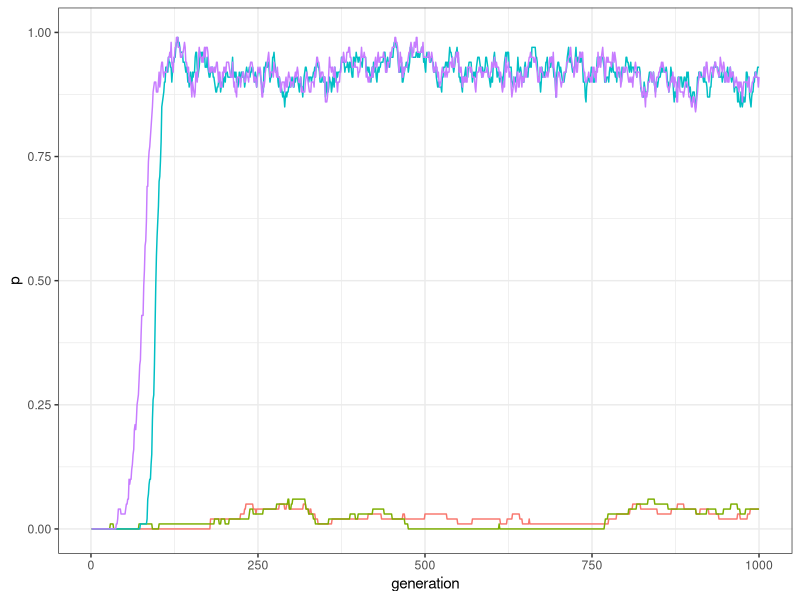
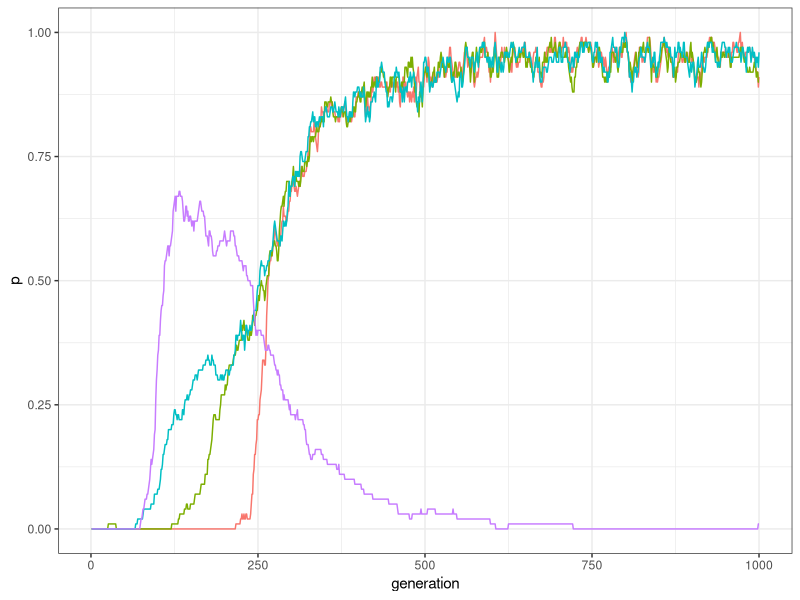
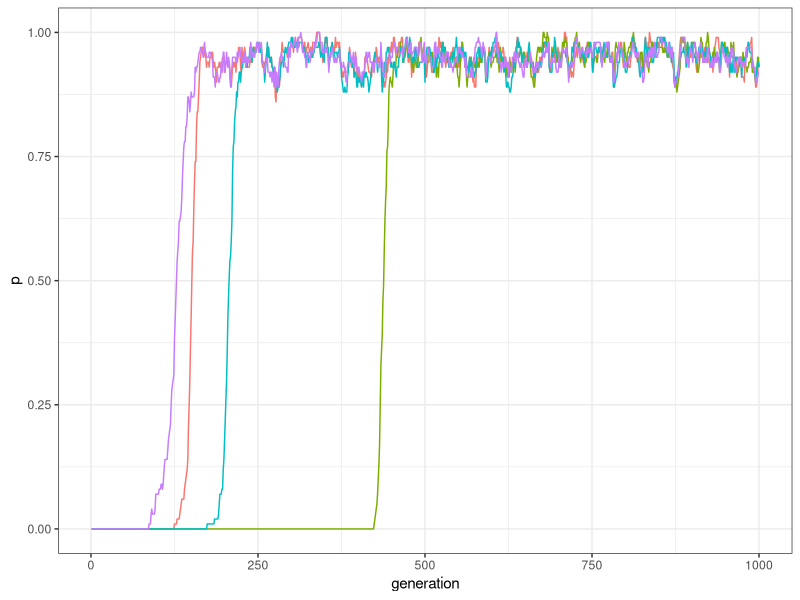
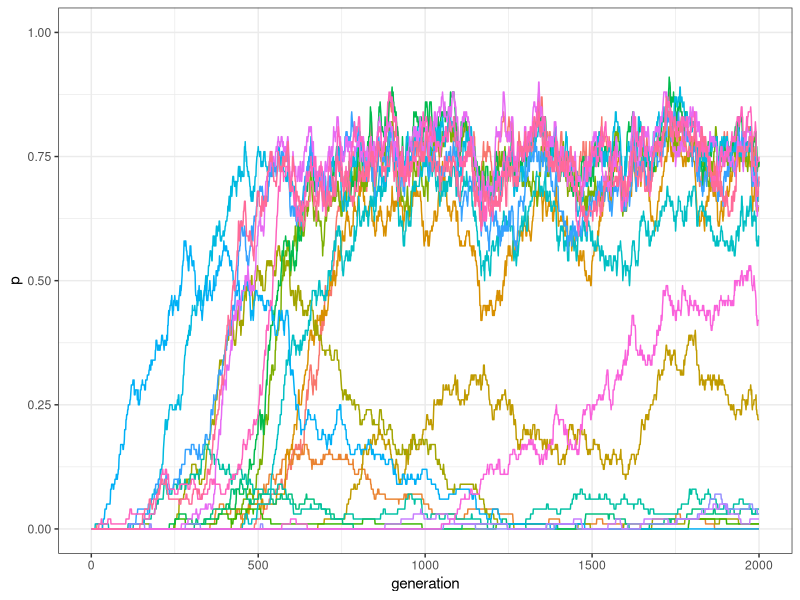
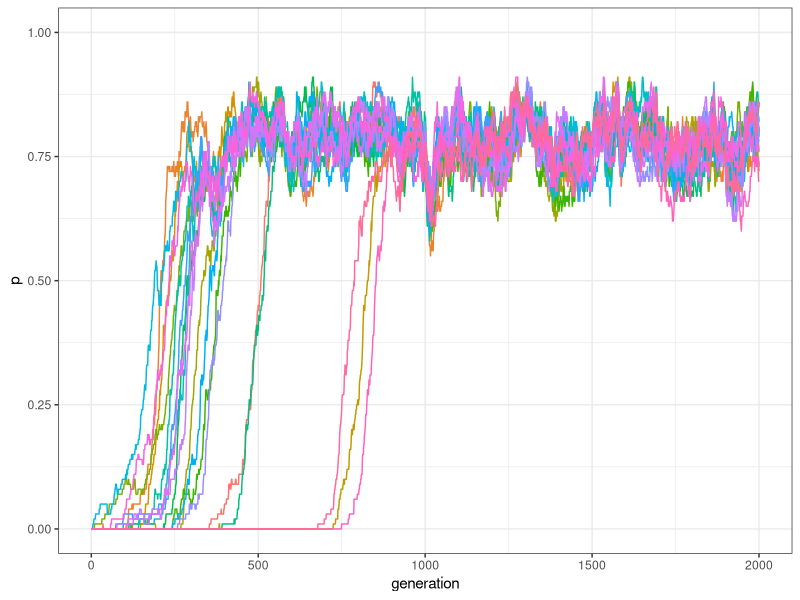
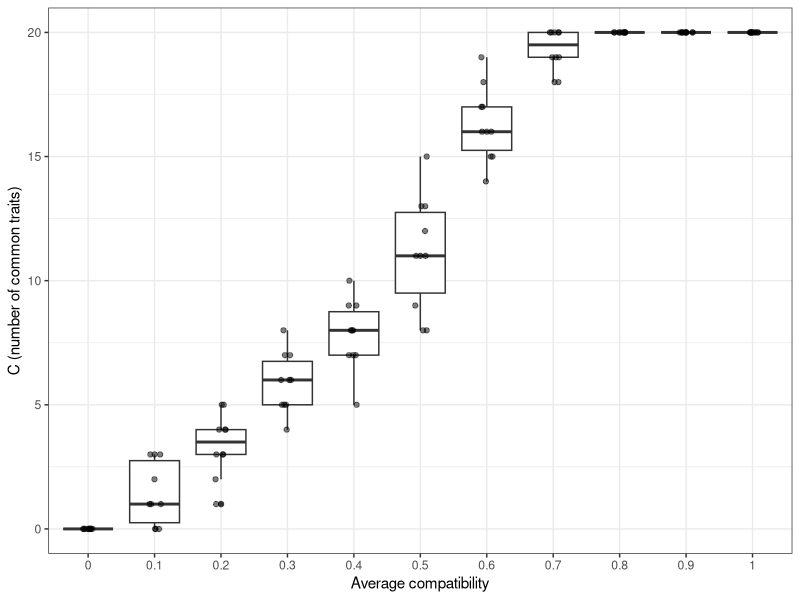

The R source for these figures, in order:
## ---- chunk 1
library(tidyverse)
my_world <- matrix(c(1,1,-1,-1,1,1,-1,-1,-1,-1,1,1,-1,-1,1,1), nrow = 4, ncol = 4)
my_world
## ---- chunk 2
traits_inter_dependence <- function(N, t_max, k, mu, p_death, world){
  output <- tibble(trait = rep(c("A","B","C","D"), each = t_max), 
                   generation = rep(1:t_max, 4), 
                   p = as.numeric(rep(NA, t_max * 4)))    
  
  population <- matrix(0, ncol = 4, nrow = N)
  
  output[output$generation == 1 ,]$p <- colSums(population) / N
  
  for(t in 2:t_max){
    
    # Innovations
    innovators <- sample(c(TRUE, FALSE), N, prob = c(mu, 1 - mu), replace = TRUE) 
    innovations <- sample(1:4, sum(innovators), replace = TRUE)
    population[cbind(which(innovators == TRUE), innovations)] <- 1
    
    # Copying
    demonstrators <- sample(1:N, replace = TRUE)
    demonstrators_traits <- sample(1:4, N, replace = TRUE)
    
    for(i in 1:N){
      if(population[demonstrators[i], demonstrators_traits[i]]){
        compatibility_score <- sum(world[demonstrators_traits[i], population[i, ] != 0])
        copy <- (1 / (1 + exp(-k*compatibility_score))) > runif(1)
        population[i,demonstrators_traits[i]] <- 1 * copy
      }
    }
    
    # Birth/death
    replace <- sample(c(TRUE, FALSE), N, prob = c(p_death, 1 - p_death), replace = TRUE)
    population[replace, ] <- 0
    
    # Output
    output[output$generation == t ,]$p <- colSums(population) / N
  }
  # Export data from function
  output
}
## ---- chunk 3
plot_multiple_traits <- function(data_model) {
  ggplot(data = data_model, aes(y = p, x = generation)) +
    geom_line(aes(colour = trait)) +
    ylim(c(0, 1)) +
    theme_bw() +
    theme(legend.position = "none")
}
## ---- chunk 4
my_world <- matrix(c(1,1,-1,-1,1,1,-1,-1,-1,-1,1,1,-1,-1,1,1), nrow = 4, ncol = 4)
data_model <- traits_inter_dependence(N = 100, t_max = 1000, k = 10, 
                                      mu = 0.0005, p_death = 0.01, world = my_world)
plot_multiple_traits(data_model)
## ---- chunk 5
data_model[data_model$generation==1000, ]
## ---- chunk 6
my_world <- matrix(c(1,1,1,-1, 1,1,1,-1,1,1,1,-1,-1,-1,-1,1), nrow = 4, ncol = 4)
data_model <- traits_inter_dependence(N = 100, t_max = 1000, k = 10, 
                                      mu = 0.0005, p_death = 0.01, world = my_world)
plot_multiple_traits(data_model)
## ---- chunk 7
my_world <- matrix(c(1,1,1,1,1,1,1,1,1,1,1,1,1,1,1,1), nrow = 4, ncol = 4)
data_model <- traits_inter_dependence(N = 100, t_max = 1000, k = 10, 
                                      mu = 0.0005, p_death = 0.01, world = my_world)
plot_multiple_traits(data_model)
## ---- chunk 8
M <- 7
gamma <- 0.5
my_world <- matrix( rep(1, M * M), nrow = M)
compatibilities <- sample(c(1, -1), choose(M, 2), prob = c(gamma, 1 - gamma), replace = TRUE) 
my_world[upper.tri(my_world)] <- compatibilities
my_world <- t(my_world)
my_world[upper.tri(my_world)] <- compatibilities
## ---- chunk 9
my_world
## ---- chunk 10
traits_inter_dependence_2 <- function(N, M, t_max, k, mu, p_death, gamma){
  output <- matrix(data = NA, nrow = t_max, ncol = M)
  
  # Initialise the traits' world
  world <- matrix( rep(1, M * M), nrow = M)
  compatibilities <- sample(c(1, -1), choose(M,2), prob = c(gamma, 1 - gamma), replace = TRUE) 
  world[upper.tri(world)] <- compatibilities
  world <- t(world)
  world[upper.tri(world)] <- compatibilities
  
  # Initialise the population
  population <- matrix(0, ncol = M, nrow = N)
  output[1, ] <- colSums(population) / N 
  
  for(t in 2:t_max){
    # Innovations
    innovators <- sample(c(TRUE, FALSE), N, prob = c(mu, 1 - mu), replace = TRUE) 
    innovations <- sample(1:M, sum(innovators), replace = TRUE)
    population[cbind(which(innovators == TRUE), innovations)] <- 1
    
    # Copying
    demonstrators <- sample(1:N, replace = TRUE)
    demonstrators_traits <- sample(1:M, N, replace = TRUE)

    for(i in 1:N){
      if(population[demonstrators[i], demonstrators_traits[i]]){
        compatibility_score <- sum(world[demonstrators_traits[i], which(population[i,]>0)])
        copy <- (1 / (1 + exp(-k*compatibility_score))) > runif(1)
        if(copy){
          population[i,demonstrators_traits[i]] <- 1
        }
      }
    }
    
    # Birth/death
    replace <- sample(c(TRUE, FALSE), N, prob = c(p_death, 1 - p_death), replace = TRUE)
    population[replace, ] <- 0
  
    # Write output
    output[t, ] <- colSums(population) / N
  }
  # Export data from function
  output
}  
## ---- chunk 11
plot_multiple_traits_matrix <- function(data_model) {
  generation <- rep(1:dim(data_model)[1], dim(data_model)[2])
  
  data_to_plot <- as_tibble(data_model) %>%
    gather( key = "trait", value = "p") %>%
    add_column(generation)
  
  ggplot(data = data_to_plot, aes(y = p, x = generation)) +
    geom_line(aes(colour = trait)) +
    ylim(c(0, 1)) +
    theme_bw() +
    theme(legend.position = "none")
}
## ---- chunk 12
data_model <- traits_inter_dependence_2(N = 100, M = 20, t_max = 2000, k = 10,
                                        mu = 0.001, p_death = 0.01, gamma = .5)
plot_multiple_traits_matrix(data_model)
## ---- chunk 13
data_model <- traits_inter_dependence_2(N = 100, M = 20, t_max = 2000, k = 10, 
                                        mu = 0.001, p_death = 0.01, gamma = 1)
plot_multiple_traits_matrix(data_model)
## ---- chunk 14
r_max = 10
test_inter_dependence <- tibble(gamma = as.factor(rep(seq(0, 1, by = .1), r_max)), 
                                run = as.factor(rep(1:r_max, each = 11)), 
                                C = as.numeric(NA))
for(condition in seq(0, 1, by = .1)){
  for(r in 1:r_max) {
    data_model <- traits_inter_dependence_2(N = 100, M = 20, t_max = 2000, k = 10, 
                                            mu = 0.001, p_death = 0.01, gamma = condition)
    test_inter_dependence[test_inter_dependence$gamma == condition & 
                            test_inter_dependence$run == r, ]$C <- 
      sum(data_model[2000,]>.5)
  }
}
## ---- chunk 15
ggplot(data = test_inter_dependence, aes(x = gamma, y = C)) +
  geom_boxplot() +
  geom_jitter(width = 0.1, height = 0, alpha = 0.5) +
  theme_bw() +
  labs(x = "Average compatibility", y = "C (number of common traits)")
